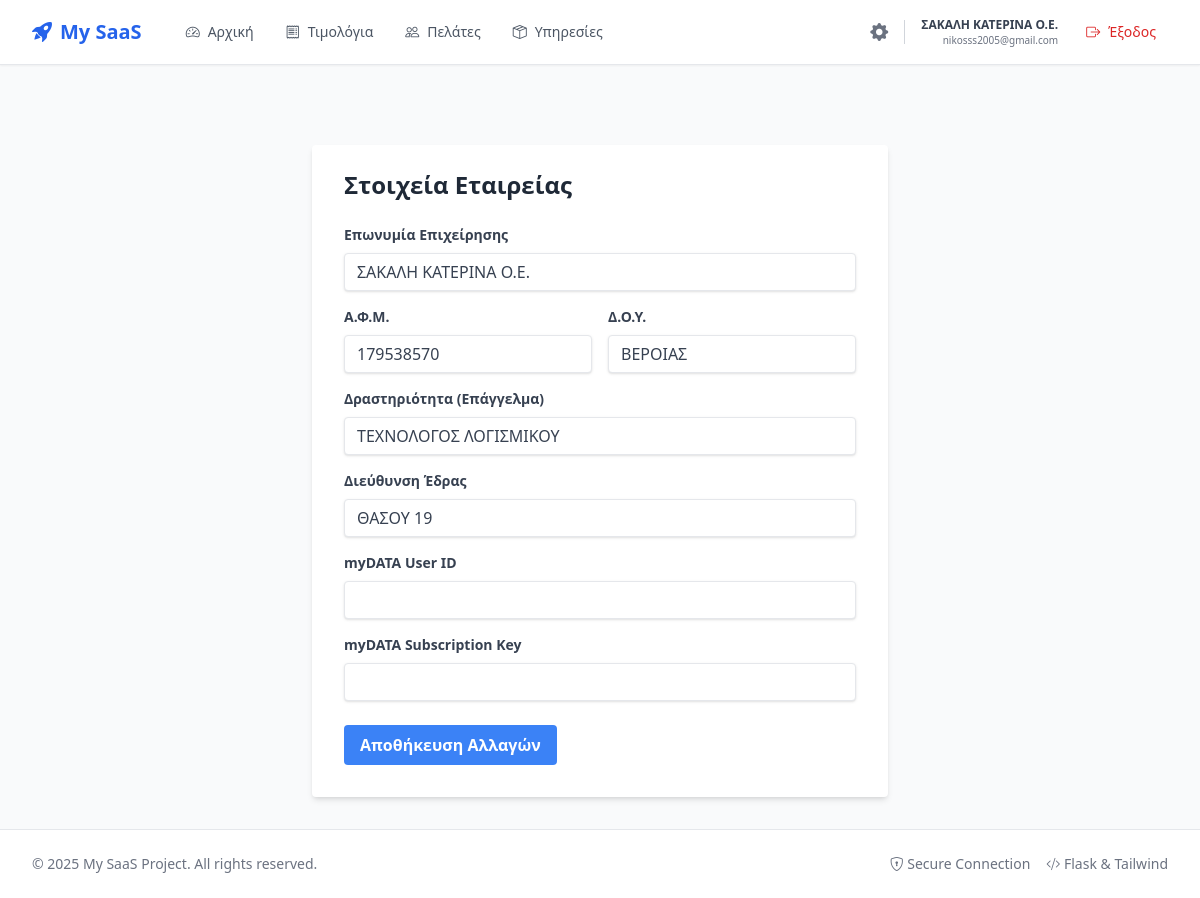
The app's page /settings (signed in) with its own data.
### app/models/user.py (models this page shows, shortened)
class User(UserMixin, db.Model):
    __tablename__ = 'users'
    id = db.Column(db.Integer, primary_key=True)
    email = db.Column(db.String(120), unique=True, nullable=False)
    password_hash = db.Column(db.String(256), nullable=False)
    plan_id = db.Column(db.Integer, db.ForeignKey('subscription_plans.id'), nullable=True, default=1)
    subscription_expires = db.Column(db.DateTime, nullable=True)
    billing_cycle = db.Column(db.String(20), default='monthly')
    auto_renew = db.Column(db.Boolean, default=False)
    is_email_verified = db.Column(db.Boolean, default=False)
    last_login_at = db.Column(db.DateTime, nullable=True)
    last_login_ip = db.Column(db.String(50), nullable=True)
    created_at = db.Column(db.DateTime, default=lambda: datetime.now(timezone.utc))
    afm = db.Column(db.String(20), nullable=True)
    company_title = db.Column(db.String(200), nullable=True)
    profession = db.Column(db.String(200), nullable=True)
    address = db.Column(db.String(200), nullable=True)
    doy = db.Column(db.String(100), nullable=True)
    aade_user_id = db.Column(db.String(500), nullable=True)
    aade_key = db.Column(db.String(500), nullable=True)
    plan = db.relationship('SubscriptionPlan', backref='users')

### app/main/routes.py (the view, shortened to what this page needs)
@main.route('/settings', methods=['GET', 'POST'])
@login_required
def settings():
    form = CompanySettingsForm()
    if request.method == 'GET':
        form.company_title.data = current_user.company_title
        form.afm.data = current_user.afm
        form.doy.data = current_user.doy
        form.profession.data = current_user.profession
        form.address.data = current_user.address
        current_user.aade_user_id = form.aade_user_id.data
        current_user.aade_key = form.aade_key.data
    return render_template('settings.html', form=form)

### app/main/forms.py
class CompanySettingsForm(FlaskForm):
    company_title = StringField('Επωνυμία Επιχείρησης', validators=[DataRequired(), Length(min=2, max=200)])
    afm = StringField('Α.Φ.Μ.', validators=[DataRequired(), validate_afm_length])
    doy = StringField('Δ.Ο.Υ.', validators=[DataRequired()])
    profession = StringField('Δραστηριότητα (Επάγγελμα)', validators=[DataRequired()])
    address = StringField('Διεύθυνση Έδρας', validators=[DataRequired()])
    aade_user_id = StringField('myDATA User ID')
    aade_key = StringField('myDATA Subscription Key')
    submit = SubmitField('Αποθήκευση Αλλαγών')

### app/__init__.py (called while the page is built)
def create_app():
    app = Flask(__name__)
    app.config.from_object(Config)
    db.init_app(app)
    login_manager.init_app(app)
    login_manager.login_view = 'auth.login'
    login_manager.login_message_category = 'info'
    with app.app_context():
        from .models import user
        from .models import customer
        from .models import product
        from .models import invoice
        from .models import subscription
        from .models import security
        from .models import audit
        @login_manager.user_loader
        def load_user(user_id):
            return user.User.query.get(int(user_id))
        from .auth import auth as auth_blueprint
        app.register_blueprint(auth_blueprint, url_prefix='/auth')
        from .main import main as main_blueprint
        app.register_blueprint(main_blueprint)
        db.create_all()
    return app

### app/templates/settings.html (shortened to what this page needs)
{% extends "base.html" %}
{% block content %}
<div class="max-w-xl mx-auto mt-10">
    <div class="bg-white shadow-md rounded px-8 pt-6 pb-8 mb-4">
        <h2 class="text-2xl font-bold mb-6 text-gray-800">Στοιχεία Εταιρείας</h2>
        <form method="POST">
            <div class="mb-4">
                {{ form.company_title.label(class="block text-gray-700 text-sm font-bold mb-2") }}
                {{ form.company_title(class="shadow appearance-none border rounded w-full py-2 px-3 text-gray-700 leading-tight focus:outline-none focus:shadow-outline") }}
            </div>
            <div class="flex gap-4 mb-4">
                <div class="w-1/2">
                    {{ form.afm.label(class="block text-gray-700 text-sm font-bold mb-2") }}
                    {{ form.afm(class="shadow appearance-none border rounded w-full py-2 px-3 text-gray-700 leading-tight focus:outline-none focus:shadow-outline") }}
                </div>
                <div class="w-1/2">
                    {{ form.doy.label(class="block text-gray-700 text-sm font-bold mb-2") }}
                    {{ form.doy(class="shadow appearance-none border rounded w-full py-2 px-3 text-gray-700 leading-tight focus:outline-none focus:shadow-outline") }}
                </div>
            </div>
            <div class="mb-4">
                {{ form.profession.label(class="block text-gray-700 text-sm font-bold mb-2") }}
                {{ form.profession(class="shadow appearance-none border rounded w-full py-2 px-3 text-gray-700 leading-tight focus:outline-none focus:shadow-outline") }}
            </div>
            <div class="mb-4">
                {{ form.address.label(class="block text-gray-700 text-sm font-bold mb-2") }}
                {{ form.address(class="shadow appearance-none border rounded w-full py-2 px-3 text-gray-700 leading-tight focus:outline-none focus:shadow-outline") }}
            </div>
            <div class="mb-4">
                {{ form.aade_user_id.label(class="block text-gray-700 text-sm font-bold mb-2") }}
                {{ form.aade_user_id(class="shadow appearance-none border rounded w-full py-2 px-3 text-gray-700 leading-tight focus:outline-none focus:shadow-outline") }}
            </div>
            <div class="mb-4">
                {{ form.aade_key.label(class="block text-gray-700 text-sm font-bold mb-2") }}
                {{ form.aade_key(class="shadow appearance-none border rounded w-full py-2 px-3 text-gray-700 leading-tight focus:outline-none focus:shadow-outline") }}
            </div>
            <div class="flex items-center justify-between mt-6">
                {{ form.submit(class="bg-blue-500 hover:bg-blue-700 text-white font-bold py-2 px-4 rounded focus:outline-none focus:shadow-outline cursor-pointer") }}
            </div>
        </form>
    </div>
</div>
{% endblock %}

### app/templates/base.html (shortened to what this page needs)
<!DOCTYPE html>
<html lang="el">
<head>
    <script src="https://cdn.tailwindcss.com"></script>
    <link rel="stylesheet" href="https://cdn.jsdelivr.net/npm/bootstrap-icons@1.11.1/font/bootstrap-icons.css">
</head>
<body class="bg-gray-50 font-sans text-gray-800 flex flex-col min-h-screen">
    <nav class="bg-white border-b border-gray-200 sticky top-0 z-50 shadow-sm">
        <div class="max-w-7xl mx-auto px-4 sm:px-6 lg:px-8">
            <div class="flex justify-between h-16">
                <div class="flex">
                    <a href="{{ url_for('main.dashboard') }}" class="flex-shrink-0 flex items-center gap-2 text-blue-600 font-bold text-xl mr-8">
                        <i class="bi bi-rocket-takeoff-fill"></i>
                        <span>My SaaS</span>
                    </a>
                    {% if current_user.is_authenticated %}
                    <div class="hidden md:flex space-x-2 items-center">
                        <a href="{{ url_for('main.dashboard') }}"
                           class="px-3 py-2 rounded-md text-sm font-medium transition-colors duration-150 flex items-center gap-2
                           {% if request.endpoint == 'main.dashboard' %} bg-blue-50 text-blue-700 border-b-2 border-blue-600 rounded-b-none {% else %} text-gray-600 hover:text-blue-600 hover:bg-gray-50 {% endif %}">
                           <i class="bi bi-speedometer2"></i> Αρχική
                        </a>
                        <a href="{{ url_for('main.invoices') }}"
                           class="px-3 py-2 rounded-md text-sm font-medium transition-colors duration-150 flex items-center gap-2
                           {% if 'invoices' in request.endpoint %} bg-blue-50 text-blue-700 border-b-2 border-blue-600 rounded-b-none {% else %} text-gray-600 hover:text-blue-600 hover:bg-gray-50 {% endif %}">
                           <i class="bi bi-receipt"></i> Τιμολόγια
                        </a>
                        <a href="{{ url_for('main.customers') }}"
                           class="px-3 py-2 rounded-md text-sm font-medium transition-colors duration-150 flex items-center gap-2
                           {% if 'customers' in request.endpoint %} bg-blue-50 text-blue-700 border-b-2 border-blue-600 rounded-b-none {% else %} text-gray-600 hover:text-blue-600 hover:bg-gray-50 {% endif %}">
                           <i class="bi bi-people"></i> Πελάτες
                        </a>
                        <a href="{{ url_for('main.products') }}"
                           class="px-3 py-2 rounded-md text-sm font-medium transition-colors duration-150 flex items-center gap-2
                           {% if 'products' in request.endpoint %} bg-blue-50 text-blue-700 border-b-2 border-blue-600 rounded-b-none {% else %} text-gray-600 hover:text-blue-600 hover:bg-gray-50 {% endif %}">
                           <i class="bi bi-box-seam"></i> Υπηρεσίες
                        </a>
                    </div>
                    {% endif %}
                </div>
                <div class="flex items-center space-x-4">
                    {% if current_user.is_authenticated %}
                        <div class="hidden md:flex items-center space-x-4">
                            <a href="{{ url_for('main.settings') }}" class="text-gray-500 hover:text-blue-600 transition" title="Ρυθμίσεις Εταιρείας">
                                <i class="bi bi-gear-fill text-lg"></i>
                            </a>
                            <div class="flex flex-col text-right mr-2">
                                <span class="text-xs font-bold text-gray-700">{{ current_user.company_title or 'Η Εταιρεία μου' }}</span>
                                <span class="text-[10px] text-gray-500">{{ current_user.email }}</span>
                            </div>
                            <a href="{{ url_for('auth.logout') }}" class="text-red-600 hover:text-red-800 hover:bg-red-50 px-3 py-2 rounded-md text-sm font-medium transition flex items-center gap-2">
                                <i class="bi bi-box-arrow-right"></i> Έξοδος
                            </a>
                        </div>
                    {% endif %}
                </div>
            </div>
        </div>
    </nav>
    <main class="flex-grow container mx-auto px-4 py-4 max-w-7xl">
        {% block content %}{% endblock %}
    </main>
    <footer class="bg-white border-t mt-auto py-6">
        <div class="max-w-7xl mx-auto px-4 sm:px-6 lg:px-8 flex flex-col md:flex-row justify-between items-center text-sm text-gray-500">
            <p>© 2025 My SaaS Project. All rights reserved.</p>
            <div class="flex items-center gap-4 mt-2 md:mt-0">
                <span><i class="bi bi-shield-lock"></i> Secure Connection</span>
                <span><i class="bi bi-code-slash"></i> Flask & Tailwind</span>
            </div>
        </div>
    </footer>
</body>
</html>

### app/templates/base.html (style rules this page uses)
body { scroll-padding-top: 5rem; }

### records on screen
User: company_title "ΣΑΚΑΛΗ ΚΑΤΕΡΙΝΑ Ο.Ε.", email "nikosss2005@gmail.com", afm "179538570", doy "ΒΕΡΟΙΑΣ", profession "ΤΕΧΝΟΛΟΓΟΣ ΛΟΓΙΣΜΙΚΟΥ", address "ΘΑΣΟΥ 19"
